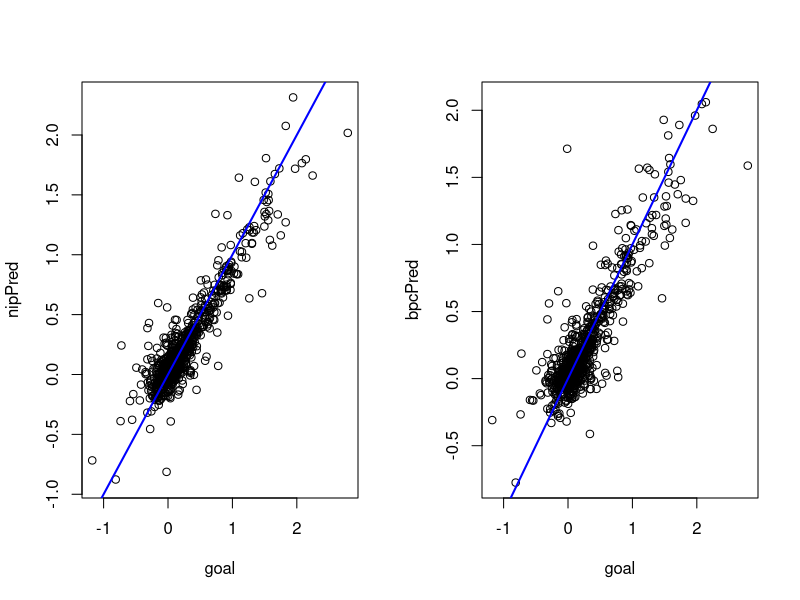

R code for this plot:
## demonstrates that nipals is better than BPCA for the metabolite data
library(pcaMethods)

data(metaboliteData)
met <- t(metaboliteData)
met[sample(1:7280, 7280 * 0.15)] <- NA

goal <- t(metaboliteData)[is.na(met)]

pcNip <- pca(met, scale="uv", center=TRUE, method="nipa", nPcs=5)
pcBpc <- pca(met, scale="uv", center=TRUE, method="bpca", nPcs=5)

nipPred <- fitted(pcNip)[wasna(pcNip)]
bpcPred <- fitted(pcBpc)[wasna(pcBpc)]

## squared error
sum((goal - nipPred)^2, na.rm=TRUE)
sum((goal - bpcPred)^2, na.rm=TRUE)

## visible in plot as well
par(mfrow=c(1,2))
plot(goal, nipPred)
abline(c(0,1), lwd=2, col="blue")
plot(goal, bpcPred)
abline(c(0,1), lwd=2, col="blue")
